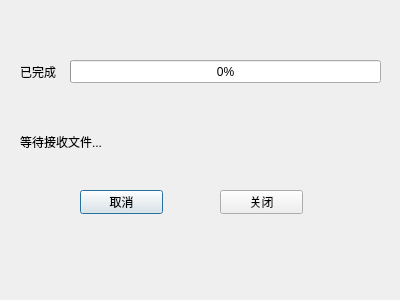
<?xml version="1.0" encoding="UTF-8"?>
<ui version="4.0">
 <class>Client</class>
 <widget class="QDialog" name="Client">
  <property name="geometry">
   <rect>
    <x>0</x>
    <y>0</y>
    <width>400</width>
    <height>300</height>
   </rect>
  </property>
  <property name="windowTitle">
   <string>Dialog</string>
  </property>
  <widget class="QLabel" name="label">
   <property name="geometry">
    <rect>
     <x>20</x>
     <y>60</y>
     <width>62</width>
     <height>24</height>
    </rect>
   </property>
   <property name="text">
    <string>已完成</string>
   </property>
  </widget>
  <widget class="QProgressBar" name="progressBar">
   <property name="geometry">
    <rect>
     <x>70</x>
     <y>60</y>
     <width>311</width>
     <height>23</height>
    </rect>
   </property>
   <property name="value">
    <number>0</number>
   </property>
  </widget>
  <widget class="QLabel" name="cStatusLbl">
   <property name="geometry">
    <rect>
     <x>20</x>
     <y>130</y>
     <width>111</width>
     <height>24</height>
    </rect>
   </property>
   <property name="text">
    <string>等待接收文件...</string>
   </property>
  </widget>
  <widget class="QPushButton" name="cCancleBtn">
   <property name="geometry">
    <rect>
     <x>80</x>
     <y>190</y>
     <width>83</width>
     <height>24</height>
    </rect>
   </property>
   <property name="text">
    <string>取消</string>
   </property>
  </widget>
  <widget class="QPushButton" name="cCloseBtn">
   <property name="geometry">
    <rect>
     <x>220</x>
     <y>190</y>
     <width>83</width>
     <height>24</height>
    </rect>
   </property>
   <property name="text">
    <string>关闭</string>
   </property>
  </widget>
 </widget>
 <resources/>
 <connections/>
</ui>
